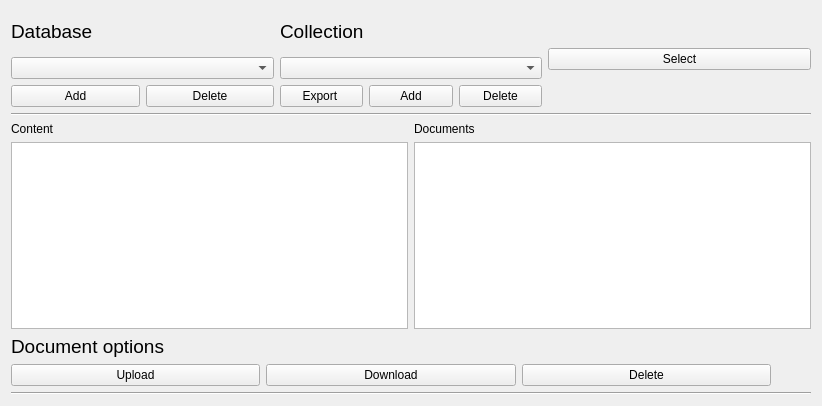
<?xml version="1.0" encoding="UTF-8"?>
<ui version="4.0">
 <class>mongodb_gui_documents</class>
 <widget class="QWidget" name="mongodb_gui_documents">
  <property name="geometry">
   <rect>
    <x>0</x>
    <y>0</y>
    <width>822</width>
    <height>406</height>
   </rect>
  </property>
  <property name="focusPolicy">
   <enum>Qt::TabFocus</enum>
  </property>
  <property name="windowTitle">
   <string>MongoDB:  Document Managent</string>
  </property>
  <layout class="QVBoxLayout" name="verticalLayout_4">
   <item>
    <layout class="QVBoxLayout" name="GeneralLayout">
     <item>
      <layout class="QHBoxLayout" name="SelectionPanel">
       <item>
        <layout class="QVBoxLayout" name="databaseManagementPanel">
         <item>
          <widget class="QLabel" name="databaseLabel">
           <property name="font">
            <font>
             <pointsize>14</pointsize>
            </font>
           </property>
           <property name="text">
            <string>Database</string>
           </property>
          </widget>
         </item>
         <item>
          <widget class="QComboBox" name="database_comboBox"/>
         </item>
         <item>
          <layout class="QHBoxLayout" name="databaseManagementControlers">
           <item>
            <widget class="QPushButton" name="addDatabaseButton">
             <property name="text">
              <string>Add</string>
             </property>
            </widget>
           </item>
           <item>
            <widget class="QPushButton" name="deleteDatabaseButton">
             <property name="text">
              <string>Delete</string>
             </property>
            </widget>
           </item>
          </layout>
         </item>
        </layout>
       </item>
       <item>
        <layout class="QVBoxLayout" name="collectionManagementPanel">
         <item>
          <widget class="QLabel" name="collectionLabel">
           <property name="font">
            <font>
             <pointsize>14</pointsize>
            </font>
           </property>
           <property name="text">
            <string>Collection</string>
           </property>
          </widget>
         </item>
         <item>
          <widget class="QComboBox" name="collection_comboBox"/>
         </item>
         <item>
          <layout class="QHBoxLayout" name="CollectionManagementControlers">
           <item>
            <widget class="QPushButton" name="exportButton">
             <property name="text">
              <string>Export </string>
             </property>
            </widget>
           </item>
           <item>
            <widget class="QPushButton" name="addCollectionButton">
             <property name="text">
              <string>Add</string>
             </property>
            </widget>
           </item>
           <item>
            <widget class="QPushButton" name="deleteCollectionButton">
             <property name="text">
              <string>Delete</string>
             </property>
            </widget>
           </item>
          </layout>
         </item>
        </layout>
       </item>
       <item>
        <layout class="QVBoxLayout" name="selectionPanel">
         <item>
          <spacer name="verticalSpacer_2">
           <property name="orientation">
            <enum>Qt::Vertical</enum>
           </property>
           <property name="sizeType">
            <enum>QSizePolicy::Maximum</enum>
           </property>
           <property name="sizeHint" stdset="0">
            <size>
             <width>20</width>
             <height>40</height>
            </size>
           </property>
          </spacer>
         </item>
         <item>
          <widget class="QPushButton" name="selectButton">
           <property name="enabled">
            <bool>true</bool>
           </property>
           <property name="autoFillBackground">
            <bool>true</bool>
           </property>
           <property name="text">
            <string>Select</string>
           </property>
          </widget>
         </item>
         <item>
          <spacer name="verticalSpacer">
           <property name="orientation">
            <enum>Qt::Vertical</enum>
           </property>
           <property name="sizeType">
            <enum>QSizePolicy::Preferred</enum>
           </property>
           <property name="sizeHint" stdset="0">
            <size>
             <width>20</width>
             <height>40</height>
            </size>
           </property>
          </spacer>
         </item>
        </layout>
       </item>
      </layout>
     </item>
     <item>
      <widget class="Line" name="line_1">
       <property name="orientation">
        <enum>Qt::Horizontal</enum>
       </property>
      </widget>
     </item>
     <item>
      <layout class="QVBoxLayout" name="DocumentManagementPanel">
       <item>
        <layout class="QHBoxLayout" name="DocumentAndContentLabels">
         <item>
          <widget class="QLabel" name="ContentLabel">
           <property name="text">
            <string>Content</string>
           </property>
          </widget>
         </item>
         <item>
          <widget class="QLabel" name="DocumentLabel">
           <property name="text">
            <string>Documents</string>
           </property>
          </widget>
         </item>
        </layout>
       </item>
       <item>
        <layout class="QHBoxLayout" name="DocumentsListAndFileContent">
         <item>
          <widget class="QListWidget" name="documentList"/>
         </item>
         <item>
          <widget class="QPlainTextEdit" name="fileContentTextBox"/>
         </item>
        </layout>
       </item>
       <item>
        <layout class="QHBoxLayout" name="SubPanel">
         <item>
          <layout class="QVBoxLayout" name="DocumentManagementControlers">
           <item>
            <widget class="QLabel" name="DocumentOptionsLabel">
             <property name="font">
              <font>
               <pointsize>14</pointsize>
              </font>
             </property>
             <property name="text">
              <string>Document options</string>
             </property>
            </widget>
           </item>
           <item>
            <layout class="QHBoxLayout" name="ButtonsPanel">
             <item>
              <widget class="QPushButton" name="uploadButton">
               <property name="text">
                <string>Upload</string>
               </property>
              </widget>
             </item>
             <item>
              <widget class="QPushButton" name="downloadButton">
               <property name="text">
                <string>Download</string>
               </property>
              </widget>
             </item>
             <item>
              <widget class="QPushButton" name="deleteButton">
               <property name="text">
                <string>Delete</string>
               </property>
              </widget>
             </item>
            </layout>
           </item>
          </layout>
         </item>
         <item>
          <spacer name="horizontalSpacer">
           <property name="orientation">
            <enum>Qt::Horizontal</enum>
           </property>
           <property name="sizeType">
            <enum>QSizePolicy::Minimum</enum>
           </property>
           <property name="sizeHint" stdset="0">
            <size>
             <width>40</width>
             <height>20</height>
            </size>
           </property>
          </spacer>
         </item>
        </layout>
       </item>
      </layout>
     </item>
     <item>
      <widget class="Line" name="line">
       <property name="orientation">
        <enum>Qt::Horizontal</enum>
       </property>
      </widget>
     </item>
    </layout>
   </item>
  </layout>
 </widget>
 <layoutdefault spacing="6" margin="11"/>
 <resources/>
 <connections/>
</ui>
